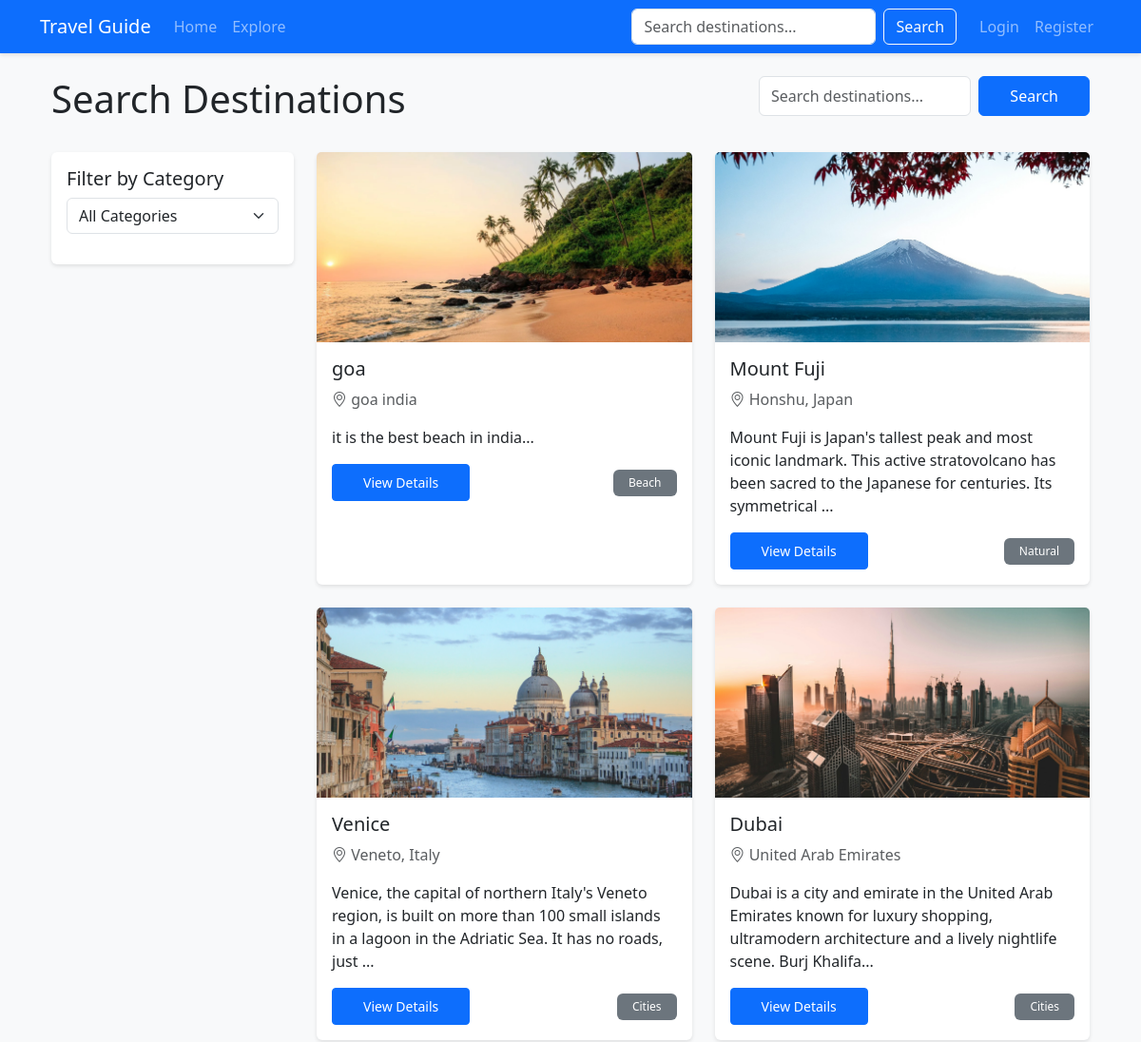
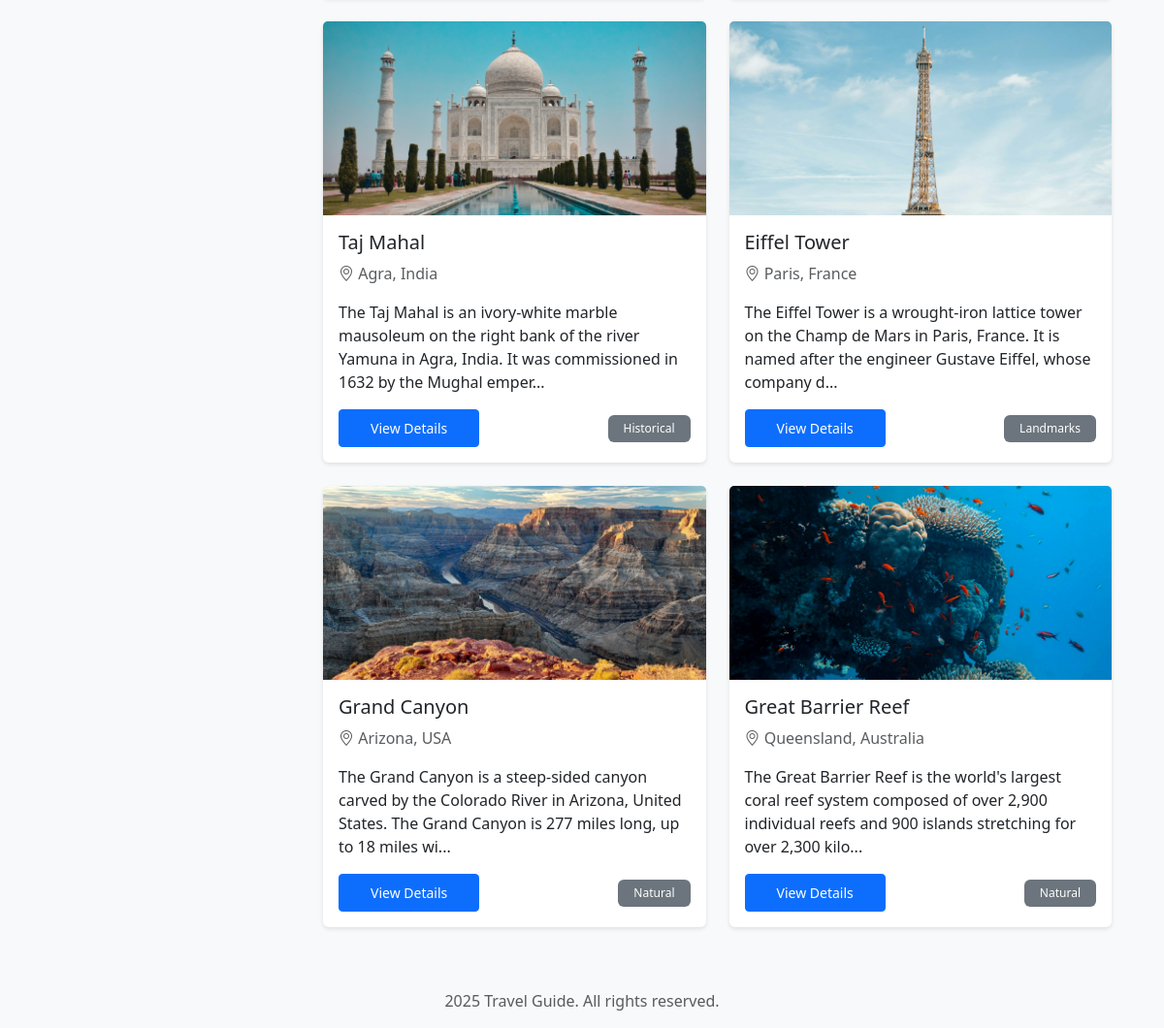
Screenshot of /search with the database file from the repository (2 pictures, top to bottom).
### app.py (models this page shows)
class Destination(db.Model):
    id = db.Column(db.Integer, primary_key=True)
    name = db.Column(db.String(100), nullable=False)
    description = db.Column(db.Text, nullable=False)
    location = db.Column(db.String(100), nullable=False)
    category = db.Column(db.String(50), nullable=False)  # Categories: Beach, Mountain, Cities, Cultural, Nature, Historical, Landmarks
    image = db.Column(db.String(200))
    latitude = db.Column(db.Float)
    longitude = db.Column(db.Float)
    created_at = db.Column(db.DateTime, default=datetime.utcnow)
    user_id = db.Column(db.Integer, db.ForeignKey('user.id'), nullable=False)
    reviews = db.relationship('Review', backref='destination', lazy=True)
    favorites = db.relationship('Favorite', backref='destination', lazy=True)
    CATEGORIES = ['Beach', 'Mountain', 'Cities', 'Cultural', 'Natural', 'Historical', 'Landmarks']

### app.py (the view, shortened to what this page needs)
@app.route('/search')
def search():
    query = request.args.get('q', '')
    category = request.args.get('category', '')
    destinations = Destination.query
    if category:
        destinations = destinations.filter_by(category=category)
    destinations = destinations.order_by(Destination.created_at.desc()).all()
    return render_template('search.html', destinations=destinations, query=query, category=category)

### templates/search.html (shortened to what this page needs)
{% extends "base.html" %}
{% block content %}
<div class="container">
    <div class="row mb-4">
        <div class="col-md-8">
            <h1>Search Destinations</h1>
        </div>
        <div class="col-md-4">
            <form action="{{ url_for('search') }}" method="get" class="d-flex">
                <input type="text" name="q" class="form-control me-2" value="{{ query }}" placeholder="Search destinations...">
                <button type="submit" class="btn btn-primary">Search</button>
            </form>
        </div>
    </div>
    <div class="row">
        <div class="col-md-3">
            <div class="card mb-4">
                <div class="card-body">
                    <h5 class="card-title">Filter by Category</h5>
                    <form action="{{ url_for('search') }}" method="get">
                        <div class="mb-3">
                            <select name="category" class="form-select" onchange="this.form.submit()">
                                <option value="">All Categories</option>
                            </select>
                        </div>
                    </form>
                </div>
            </div>
        </div>
        <div class="col-md-9">
            {% if destinations %}
            <div class="row g-4">
                {% for destination in destinations %}
                <div class="col-md-6" data-destination-id="{{ destination.id }}">
                    <div class="card h-100">
                        {% if destination.image %}
                        <img src="{{ url_for('static', filename='uploads/' + destination.image) }}" class="card-img-top" alt="{{ destination.name }}">
                        {% else %}
                        <img src="{{ url_for('static', filename='img/placeholder.jpg') }}" class="card-img-top" alt="Placeholder">
                        {% endif %}
                        <div class="card-body">
                            <h5 class="card-title">{{ destination.name }}</h5>
                            <p class="card-text text-muted">
                                <i class="bi bi-geo-alt"></i> {{ destination.location }}
                            </p>
                            <p class="card-text">{{ destination.description[:150] }}...</p>
                            <div class="d-flex justify-content-between align-items-center">
                                <div class="d-flex gap-2 align-items-center">
                                    <a href="{{ url_for('destination_detail', id=destination.id) }}" class="btn btn-primary btn-sm">View Details</a>
                                </div>
                                <span class="badge bg-secondary">{{ destination.category }}</span>
                            </div>
                        </div>
                    </div>
                </div>
                {% endfor %}
            </div>
            {% endif %}
        </div>
    </div>
</div>
{% endblock %}

### static/css/style.css (style rules this page uses)
body { background-color: #f8f9fa; min-height: 100vh; display: flex; flex-direction: column; }
.card { box-shadow: 0 4px 6px rgba(0,0,0,.1); border: none; box-shadow: 0 2px 4px rgba(0, 0, 0, 0.1); transition: transform 0.2s, box-shadow 0.2s; }
.card-img-top { height: 200px; object-fit: cover; }
.btn-primary { padding: 0.5rem 2rem; }
.badge { padding: 0.5rem 1rem; font-weight: 500; }

### rows the page displays
Destination: image (picture), name "goa", location "goa india", description "it is the best beach in india", category "Beach"
Destination: image (picture), name "Mount Fuji", location "Honshu, Japan", description "Mount Fuji is Japan's tallest peak and most iconic landmark. This active stratovolcano has been sacred to the Japanese for centuries. Its symmetrical", category "Natural"
Destination: image (picture), name "Venice", location "Veneto, Italy", description "Venice, the capital of northern Italy's Veneto region, is built on more than 100 small islands in a lagoon in the Adriatic Sea. It has no roads, just", category "Cities"
Destination: image (picture), name "Dubai", location "United Arab Emirates", description "Dubai is a city and emirate in the United Arab Emirates known for luxury shopping, ultramodern architecture and a lively nightlife scene. Burj Khalifa", category "Cities"
Destination: image (picture), name "Taj Mahal", location "Agra, India", description "The Taj Mahal is an ivory-white marble mausoleum on the right bank of the river Yamuna in Agra, India. It was commissioned in 1632 by the Mughal emper", category "Historical"
Destination: image (picture), name "Eiffel Tower", location "Paris, France", description "The Eiffel Tower is a wrought-iron lattice tower on the Champ de Mars in Paris, France. It is named after the engineer Gustave Eiffel, whose company d", category "Landmarks"
Destination: image (picture), name "Grand Canyon", location "Arizona, USA", description "The Grand Canyon is a steep-sided canyon carved by the Colorado River in Arizona, United States. The Grand Canyon is 277 miles long, up to 18 miles wi", category "Natural"
Destination: image (picture), name "Great Barrier Reef", location "Queensland, Australia", description "The Great Barrier Reef is the world's largest coral reef system composed of over 2,900 individual reefs and 900 islands stretching for over 2,300 kilo", category "Natural"
